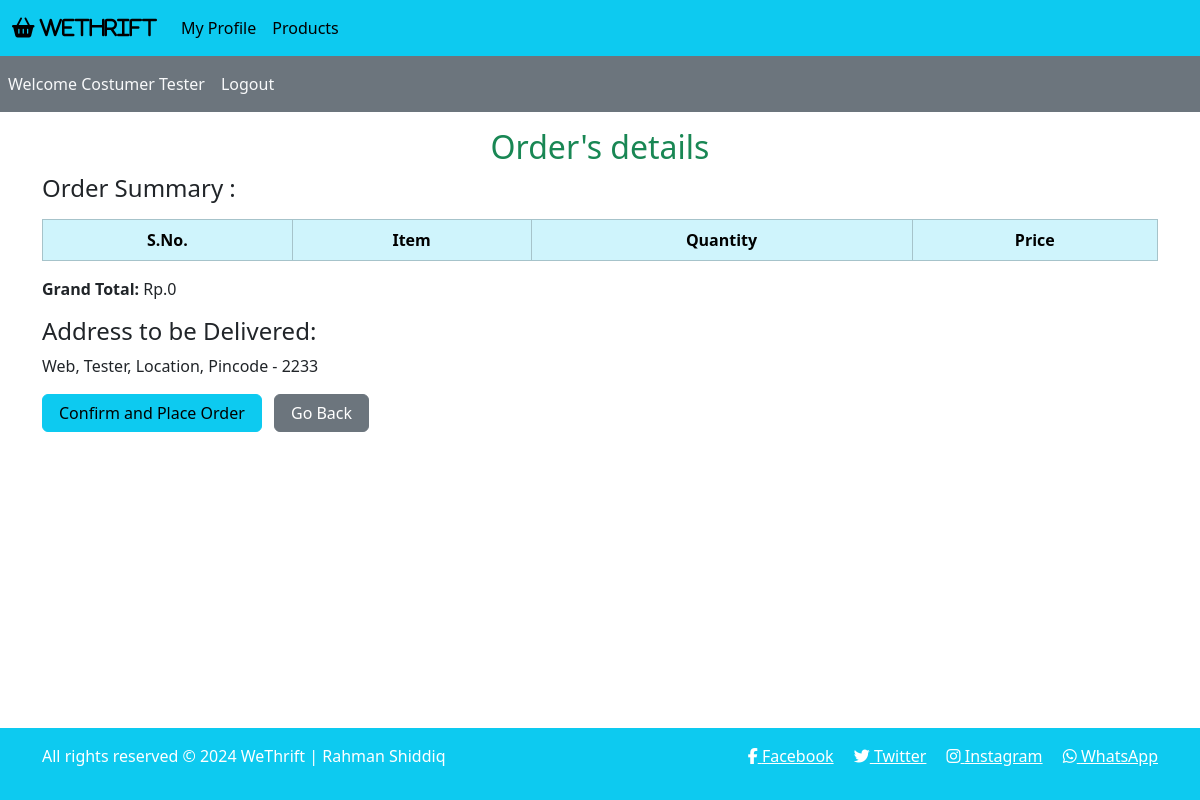
Page /customer_mode/checkout.php?customer_id=58 on the committed database.
### tables this page shows
CREATE TABLE `customer` (
  `customerID` int(11) NOT NULL,
  `first_name` varchar(50) NOT NULL,
  `last_name` varchar(50) DEFAULT NULL,
  `address_street` varchar(100) NOT NULL,
  `address_city` varchar(50) NOT NULL,
  `address_state` varchar(50) NOT NULL,
  `pincode` int(11) NOT NULL,
  `phone_no` bigint(20) NOT NULL,
  `email` varchar(100) NOT NULL,
  `password` varchar(50) NOT NULL,
  `dob` date NOT NULL,
  `age` int(11) DEFAULT 0,
  `gender` varchar(10) DEFAULT NULL
);

### functions/common_function.php (called while the page is built, shortened)
<?php
include ('../includes/connect.php');
function total_cart($cust_id)
{
    global $con;
    $user_id = $cust_id;
    $total = 0;
    $select_cart = "SELECT * FROM addstocart WHERE customerID = '$user_id'";
    $result_cart = mysqli_query($con, $select_cart);
    return $total;
}
        ?>

### customer_mode/checkout.php (the view, shortened to what this page needs)
<?php
include ('../functions/common_function.php');
include ('busystatus_trigger.php');
if (isset ($_GET['customer_id'])) {
    $cust_id = $_GET['customer_id'];
    $get_data = "SELECT * FROM customer WHERE customerID = $cust_id;";
    $result_get = mysqli_query($con, $get_data);
    $row_data = mysqli_fetch_assoc($result_get);
    $cust_id = $row_data["customerID"];
    $cust_fname = $row_data['first_name'];
    $cust_lname = $row_data['last_name'];
    $street = $row_data['address_street'];
    $city = $row_data['address_city'];
    $state = $row_data['address_state'];
    $pincode = $row_data['pincode'];
    if ($cust_lname === null) {
        $cust_name = $cust_fname;
    } else {
        $cust_name = $cust_fname . ' ' . $cust_lname;
    }
    $totalPrice = total_cart($cust_id);
    $cust_address = $street . ', ' . $city . ', ' . $state . ', Pincode - ' . $pincode;
}
?>
<!DOCTYPE html>
<html lang="en">
<head>
    <link href="https://cdn.jsdelivr.net/npm/bootstrap@5.3.3/dist/css/bootstrap.min.css" rel="stylesheet"
>
    <link rel="stylesheet" href="https://cdnjs.cloudflare.com/ajax/libs/font-awesome/6.5.1/css/all.min.css"
 />
    <link rel="stylesheet" href="../style.css">
</head>
<body>
    <div class="container-fluid p-0">
        <nav class="navbar navbar-expand-lg bg-info">
            <div class="container-fluid">
                <a class="navbar-brand" href="#"><i class="fa fa-shopping-basket" aria-hidden="true"> WeThrift</i></a>
                <div class="collapse navbar-collapse" id="navbarSupportedContent">
                    <ul class="navbar-nav me-auto mb-2 mb-lg-0">
                        <li class="nav-item">
                            <a class="nav-link active" aria-current="page"
                                href='profile_page.php?customer_id=<?php echo "$cust_id"; ?>'>My Profile</a>
                        </li>
                        <li class="nav-item">
                            <a class="nav-link active"
                                href='index.php?customer_id=<?php echo "$cust_id"; ?>'>Products</a>
                        </li>
                    </ul>
                </div>
            </div>
        </nav>
        <nav class="navbar navbar-expand-lg navbar-dark bg-secondary">
            <ul class="navbar-nav me-auto">
                <li class="nav-item">
                    <a class="nav-link text-light" href="">Welcome
                        <?php echo "$cust_name"; ?>
                    </a>
                </li>
                <li class="nav-item">
                    <a class="nav-link text-light" href="../start.php">Logout</a>
                </li>
            </ul>
        </nav>
        <div class="container my-3">
            <h2 class="text-center text-success mt-3">Order's details</h2>
            <h4>Order Summary :</h4>
            <table class="table table-bordered mt-3">
                <thead class="table-info text-center text-white">
                    <tr>
                        <th>S.No.</th>
                        <th>Item</th>
                        <th>Quantity</th>
                        <th>Price</th>
                    </tr>
                </thead>
            </table>
            <p><strong>Grand Total:</strong>
                <?php echo "Rp.$totalPrice"; ?>
            </p>
            <h4>Address to be Delivered:</h4>
            <p>
                <?php echo $cust_address; ?>
            </p>
            <form action="place_order.php?customer_id=<?php echo $cust_id; ?>" method="post">
                <input type="submit" name="confirm_order" class="btn btn-info mb-3 px-3" value="Confirm and Place Order">
                <a href='index.php?customer_id=<?php echo "$cust_id"; ?>' class="btn btn-secondary mb-3 px-3 mx-2">Go Back</a>
            </form>
        </div>
        <?php
        include ("../includes/footer.php");
        ?>
    </div>
</body>
</html>

### style.css (style rules this page uses)
* { margin: 0; padding: 0; box-sizing: border-box; }

### customer_mode/checkout.php (style rules this page uses)
body { overflow-x: hidden; }

### includes/footer.php (style rules this page uses)
body { margin: 0; padding: 0; min-height: 100vh; position: relative; }

### rows in the picture
customer: cust_name "Costumer Tester", cust_address "Web, Tester, Location, Pincode - 2233"

### other values in the picture
$totalPrice "0"
